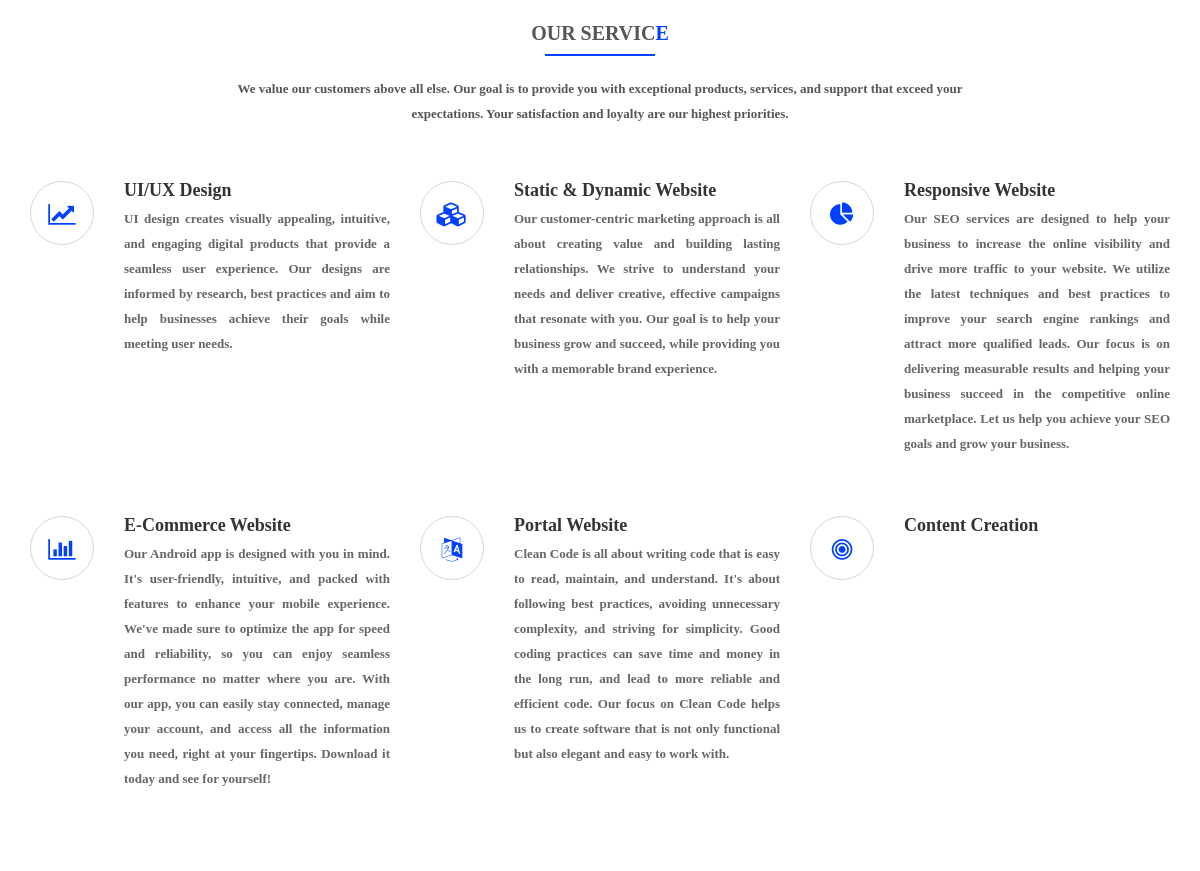
The page /Services.php (middle part) on the database as committed earlier.
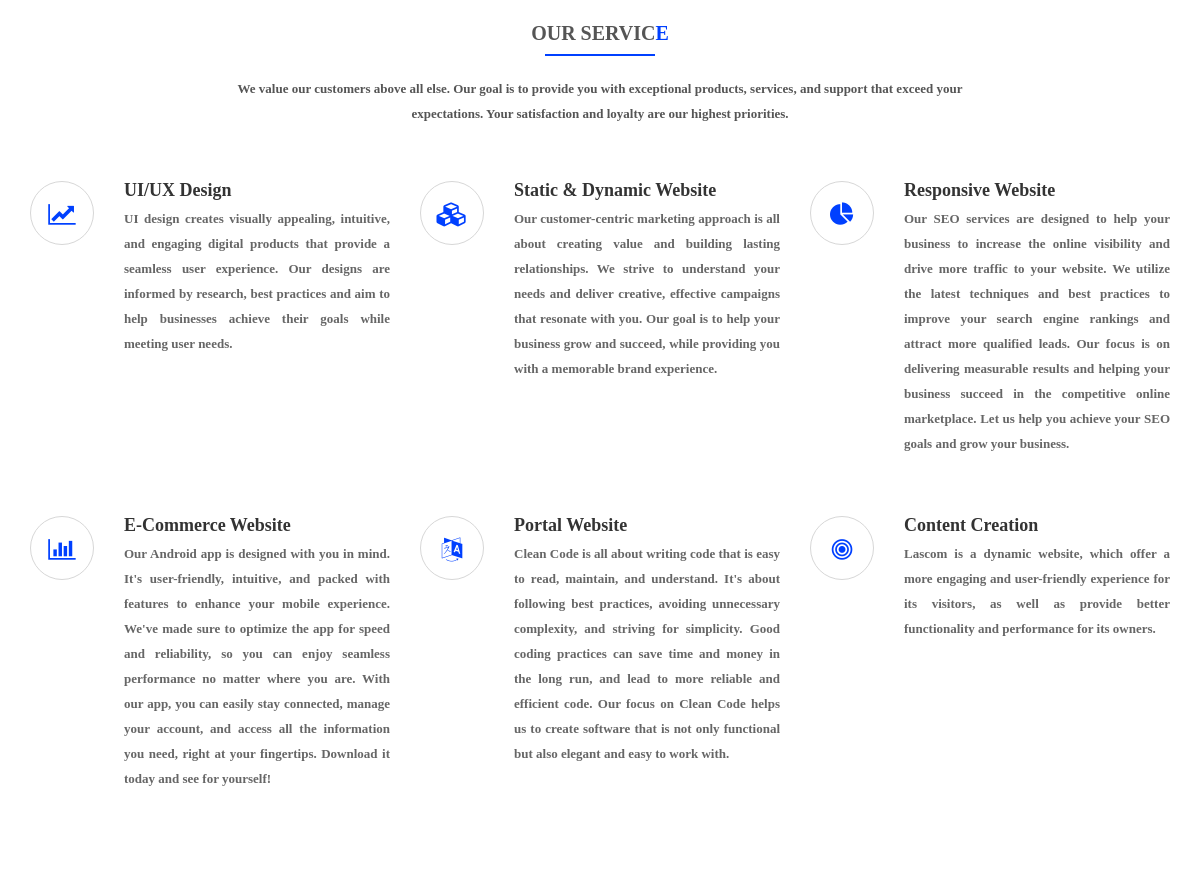
The same page on the database as committed later.
### tables this page shows
CREATE TABLE `servicepage` (
  `id` int(11) NOT NULL,
  `Paragraph` text NOT NULL,
  `Date_and_Time` datetime NOT NULL
);

### Services.php (the view, shortened to what the changed rows need)
<!DOCTYPE html>
<html lang="en">
<head>
    <link rel="stylesheet" type="text/css" href="css/bootstrap.css">
    <link rel="stylesheet" type="text/css" href="css/style.css">
    <link rel="stylesheet" type="text/css" href="css/responsive.css">
    <link rel="stylesheet" type="text/css" href="css/animate.css">
    <link rel="stylesheet" type="text/css" href="css/prettyPhoto.css">
    <link rel="stylesheet" href="https://cdnjs.cloudflare.com/ajax/libs/font-awesome/4.7.0/css/font-awesome.min.css" />
    <link rel="stylesheet" type="text/css" href="css/owl.carousel.css">
    <link rel="stylesheet" type="text/css" href="css/owl.theme.css">
    <link rel="stylesheet" type="text/css" href="css/owl.transitions.css">
</head>
<body data-spy="scroll" data-target=".navbar-default" data-offset="100">
    <section id="slider">
        <section id="service">
            <div class="container">
                <div class="col-md-8 col-md-offset-2">
                    <div class="heading">
                        <h2>OUR SERVIC<span>E</span></h2>
                    </div>
                </div>
                <div class="row">
                    <div class="features-sec">
                        <div class="col-md-4 col-sm-6 col-xs-6 wow fadeInUp" data-wow-duration="300ms" data-wow-delay="500ms">
                            <div class="media service-box">
                                <div class="media-body">
                                    <h5 class="media-heading">Content Creation</h5>
                                    <p>
                                        <?php
                                        $connection = new mysqli("localhost", "root", "", "lascomdb");
                                        $sql = "SELECT Paragraph FROM servicepage WHERE id = 9";
                                        $result = mysqli_query($connection, $sql);
                                        $row = mysqli_fetch_assoc($result);
                                        $Paragraph = $row['Paragraph'];
                                        echo $Paragraph;
                                        ?>
                                    </p>
                                </div>
                            </div>
                        </div>
                    </div>
                </div>
            </div>
        </section>
</body>
</html>

Rows that differ between the two databases and show on the page:
added servicepage: Paragraph "Lascom is a dynamic website, which offer a more engaging and user-friendly experience for its visitors, as well as provide better functionality and performance for its owners."
